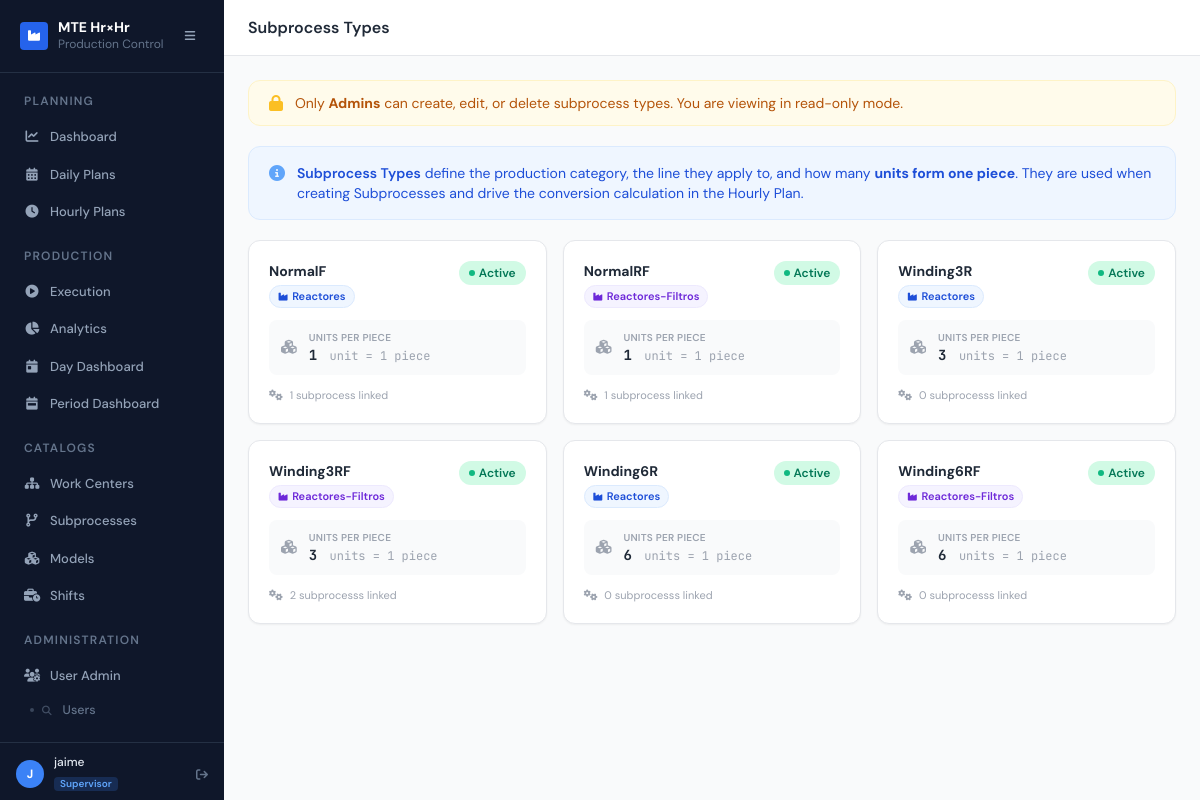
/core/subprocess-types/ (signed in), run on the app's committed database.
### users/models.py (models this page shows, shortened)
class UserProfile(models.Model):
    ROLE_LEADER     = "leader"
    ROLE_OPERATOR   = "operator"
    ROLE_ENGINEER   = "engineer"
    ROLE_SUPERVISOR = "supervisor"
    ROLE_ADMIN      = "admin"
    ROLE_CHOICES = [
        (ROLE_LEADER,     "Leader"),
        (ROLE_OPERATOR,   "Operator"),
        (ROLE_ENGINEER,   "Engineer"),
        (ROLE_SUPERVISOR, "Supervisor"),
        (ROLE_ADMIN,      "Admin"),
    ]
    ROLE_COLORS = {
        ROLE_LEADER:     ("bg-emerald-500", "Leader"),
        ROLE_OPERATOR:   ("bg-blue-500",    "Operator"),
        ROLE_ENGINEER:   ("bg-violet-500",  "Engineer"),
        ROLE_SUPERVISOR: ("bg-amber-500",   "Supervisor"),
        ROLE_ADMIN:      ("bg-rose-500",    "Admin"),
    }
    user = models.OneToOneField(User, on_delete=models.CASCADE, related_name="profile")
    role = models.CharField(max_length=20, choices=ROLE_CHOICES, default=ROLE_OPERATOR)
    date_of_birth = models.DateField(
        null=True, blank=True,
        help_text="Used to generate the default password (Name + birth year).",
    )
    @property
    def is_admin(self):
        return self.role == self.ROLE_ADMIN
    class Meta:
        verbose_name = "User Profile"
        verbose_name_plural = "User Profiles"

### core/models.py (models this page shows, shortened)
class SubProcessType(models.Model):
    APPLIES_REACTORES         = "reactores"
    APPLIES_REACTORES_FILTROS = "reactores_filtros"
    APPLIES_CHOICES = [
        (APPLIES_REACTORES,         "Reactores"),
        (APPLIES_REACTORES_FILTROS, "Reactores-Filtros"),
    ]
    name           = models.CharField(max_length=100, unique=True,
                                      verbose_name="Nombre del tipo")
    applies_to     = models.CharField(max_length=30, choices=APPLIES_CHOICES,
                                      verbose_name="Aplica para")
    units_per_piece = models.PositiveIntegerField(
        default=1,
        verbose_name="Contador de unidades por pieza",
        help_text="Cuántas unidades se necesitan para completar 1 pieza. "
                  "Ej: si 3 unidades = 1 pieza, escribe 3.",
    )
    is_active      = models.BooleanField(default=True, verbose_name="Activo")
    created_at     = models.DateTimeField(default=timezone.now)
    class Meta:
        verbose_name        = "Subprocess Type"
        verbose_name_plural = "Subprocess Types"
        ordering            = ["name"]

### core/views.py (the view)
# urls.py: path("subprocess-types/",                 views.spt_list,   name="spt_list"),
@login_required
def spt_list(request):
    spts      = SubProcessType.objects.order_by("name")
    is_admin  = _role(request) == "admin"
    return render(request, "core/spt_list.html", {
        "spts":     spts,
        "is_admin": is_admin,
    })

### core/views.py (called while the page is built)
def _role(request):
    p = getattr(request.user, "profile", None)
    return p.role if p else None

### templates/core/spt_list.html (shortened to what this page needs)
{% extends "base.html" %}
{% block page_title %}Subprocess Types{% endblock %}
{% block content %}
{% if not is_admin %}
<div class="mb-5 rounded-xl border border-amber-100 bg-amber-50 px-5 py-3 flex items-center gap-3">
  <i class="fas fa-lock text-amber-400 flex-shrink-0"></i>
  <p class="text-sm text-amber-700">
    Only <strong>Admins</strong> can create, edit, or delete subprocess types.
    You are viewing in read-only mode.
  </p>
</div>
{% endif %}
<div class="mb-5 rounded-xl border border-blue-100 bg-blue-50 px-5 py-4 flex items-start gap-3">
  <i class="fas fa-circle-info text-blue-400 mt-0.5 flex-shrink-0"></i>
  <div class="text-sm text-blue-700">
    <span class="font-semibold">Subprocess Types</span> define the production category,
    the line they apply to, and how many <strong>units form one piece</strong>.
    They are used when creating Subprocesses and drive the conversion calculation
    in the Hourly Plan.
  </div>
</div>
{% if spts %}
<div class="grid grid-cols-1 sm:grid-cols-2 lg:grid-cols-3 gap-4">
  {% for spt in spts %}
  <div class="bg-white rounded-xl border {% if spt.is_active %}border-gray-200{% else %}border-gray-100 opacity-60{% endif %}
              shadow-sm p-5 flex flex-col gap-3">
    <div class="flex items-start justify-between gap-2">
      <div>
        <p class="text-sm font-bold text-gray-800">{{ spt.name }}</p>
        <span class="inline-flex items-center gap-1 mt-1 text-[11px] font-semibold px-2 py-0.5 rounded-full
                     {% if spt.applies_to == 'reactores' %}
                       bg-blue-50 text-blue-700 border border-blue-100
                     {% else %}
                       bg-violet-50 text-violet-700 border border-violet-100
                     {% endif %}">
          <i class="fas fa-industry text-[9px]"></i>
          {{ spt.get_applies_to_display }}
        </span>
      </div>
      <span class="inline-flex items-center gap-1 text-xs font-semibold px-2.5 py-1 rounded-full flex-shrink-0
                   {% if spt.is_active %}bg-emerald-100 text-emerald-700{% else %}bg-gray-100 text-gray-400{% endif %}">
        <span class="w-1.5 h-1.5 rounded-full {% if spt.is_active %}bg-emerald-500{% else %}bg-gray-300{% endif %}"></span>
        {% if spt.is_active %}Active{% else %}Inactive{% endif %}
      </span>
    </div>
    <div class="flex items-center gap-3 bg-gray-50 rounded-lg px-3 py-2.5">
      <i class="fas fa-cubes text-gray-400 text-sm"></i>
      <div>
        <p class="text-[10px] text-gray-400 uppercase tracking-wide font-semibold">Units per Piece</p>
        <p class="text-sm font-bold mono text-gray-800">
          {{ spt.units_per_piece }}
          <span class="text-xs font-normal text-gray-400 ml-1">
            {% if spt.units_per_piece == 1 %}unit = 1 piece{% else %}units = 1 piece{% endif %}
          </span>
        </p>
      </div>
    </div>
    {% with count=spt.subprocesses.count %}
    <p class="text-[11px] text-gray-400">
      <i class="fas fa-cogs mr-1"></i>
      {{ count }} subprocess{{ count|pluralize }} linked
    </p>
    {% endwith %}
  </div>
  {% endfor %}
</div>
{% endif %}
{% endblock %}

### templates/base.html (shortened to what this page needs)
{% load static %}
<!DOCTYPE html>
<html lang="en" class="h-full">
<head>
  <script src="https://cdn.tailwindcss.com"></script>
  <link rel="stylesheet" href="https://cdnjs.cloudflare.com/ajax/libs/font-awesome/6.5.0/css/all.min.css">
</head>
<body class="h-full bg-gray-50 text-gray-900">
<div class="flex h-full overflow-hidden">
  <aside id="sidebar"
         class="w-56 flex-shrink-0 flex flex-col bg-slate-900 overflow-y-auto overflow-x-hidden">
    <div class="flex items-center gap-2.5 px-5 py-5 border-b border-slate-700/60 sidebar-head">
      <div class="w-7 h-7 rounded bg-blue-600 flex items-center justify-center flex-shrink-0">
        <i class="fas fa-industry text-white text-xs"></i>
      </div>
      <div class="sidebar-label min-w-0">
        <p class="text-white font-bold text-sm leading-none whitespace-nowrap">MTE Hr×Hr</p>
        <p class="text-slate-500 text-xs mt-0.5 whitespace-nowrap">Production Control</p>
      </div>
      <button type="button" id="sidebar-toggle"
              class="sidebar-toggle ml-auto flex-shrink-0 w-7 h-7 rounded-md text-slate-400
                     hover:text-white hover:bg-slate-700/60 flex items-center justify-center
                     transition focus:outline-none focus:ring-2 focus:ring-blue-500"
              aria-label="Collapse sidebar" aria-expanded="true" aria-controls="sidebar"
              title="Collapse sidebar">
        <i class="fas fa-bars text-xs" aria-hidden="true"></i>
      </button>
    </div>
    <nav class="flex-1 px-3 py-4 space-y-0.5">
      <p class="nav-section-label px-3 pt-1 pb-2 text-xs font-semibold uppercase tracking-widest text-slate-500">Planning</p>
      <a title="Dashboard" href="{% url 'planning:dashboard' %}"
         class="nav-item {% if request.resolver_match.url_name == 'dashboard' %}active{% endif %}">
        <i class="fas fa-chart-line icon"></i><span class="sidebar-label">Dashboard</span>
      </a>
      <a title="Daily Plans" href="{% url 'planning:daily_plan_list' %}"
         class="nav-item {% if 'daily_plan_list' in request.resolver_match.url_name or 'plan_create' in request.resolver_match.url_name or 'daily_plan_update' in request.resolver_match.url_name %}active{% endif %}">
        <i class="fas fa-calendar-days icon"></i><span class="sidebar-label">Daily Plans</span>
      </a>
      <a title="Hourly Plans" href="{% url 'planning:hourly_plan_board' %}"
         class="nav-item {% if request.resolver_match.url_name == 'hourly_plan_board' %}active{% endif %}">
        <i class="fas fa-clock icon"></i><span class="sidebar-label">Hourly Plans</span>
      </a>
      <p class="nav-section-label px-3 pt-4 pb-2 text-xs font-semibold uppercase tracking-widest text-slate-500">Production</p>
      <a title="Execution" href="{% url 'production:execution_list' %}"
         class="nav-item {% if request.resolver_match.url_name == 'execution_list' %}active{% endif %}">
        <i class="fas fa-play-circle icon"></i><span class="sidebar-label">Execution</span>
      </a>
      <a title="Analytics" href="{% url 'analytics:dashboard' %}"
         class="nav-item {% if request.resolver_match.namespace == 'analytics' and request.resolver_match.url_name == 'dashboard' %}active{% endif %}">
        <i class="fas fa-chart-pie icon"></i><span class="sidebar-label">Analytics</span>
      </a>
      <a title="Day Dashboard" href="{% url 'analytics:day_dashboard' %}"
         class="nav-item {% if request.resolver_match.url_name == 'day_dashboard' %}active{% endif %}">
        <i class="fas fa-calendar-day icon"></i><span class="sidebar-label">Day Dashboard</span>
      </a>
      <a title="Period Dashboard" href="{% url 'analytics:period_dashboard' %}"
         class="nav-item {% if request.resolver_match.url_name == 'period_dashboard' %}active{% endif %}">
        <i class="fas fa-calendar-week icon"></i><span class="sidebar-label">Period Dashboard</span>
      </a>
      <p class="nav-section-label px-3 pt-4 pb-2 text-xs font-semibold uppercase tracking-widest text-slate-500">Catalogs</p>
      <a title="Work Centers" href="{% url 'core:wc_list' %}"
         class="nav-item {% if 'wc_' in request.resolver_match.url_name %}active{% endif %}">
        <i class="fas fa-sitemap icon"></i><span class="sidebar-label">Work Centers</span>
      </a>
      <a title="Subprocesses" href="{% url 'core:sp_list' %}"
         class="nav-item {% if 'sp_' in request.resolver_match.url_name %}active{% endif %}">
        <i class="fas fa-code-branch icon"></i><span class="sidebar-label">Subprocesses</span>
      </a>
      <a title="Models" href="{% url 'planning:model_list' %}"
         class="nav-item {% if 'model_' in request.resolver_match.url_name %}active{% endif %}">
        <i class="fas fa-cubes icon"></i><span class="sidebar-label">Models</span>
      </a>
      {% if user.is_authenticated and user.profile.role in 'admin,engineer,supervisor' %}
      <a title="Shifts" href="{% url 'core:shift_list' %}"
         class="nav-item {% if 'shift_' in request.resolver_match.url_name %}active{% endif %}">
        <i class="fas fa-business-time icon"></i><span class="sidebar-label">Shifts</span>
      </a>
      {% endif %}
      {% if user.is_authenticated %}
      <p class="nav-section-label px-3 pt-4 pb-2 text-xs font-semibold uppercase tracking-widest text-slate-500">Administration</p>
      <a title="User Admin" href="{% url 'users:user_list' %}"
         class="nav-item {% if request.resolver_match.namespace == 'users' and request.resolver_match.url_name not in 'login,logout,profile' %}active{% endif %}">
        <i class="fas fa-users-gear icon"></i><span class="sidebar-label">User Admin</span>
      </a>
      <a href="{% url 'users:user_list' %}"
         class="nav-sub-item {% if request.resolver_match.url_name == 'user_list' %}active{% endif %}">
        <i class="fas fa-magnifying-glass" style="font-size:0.6rem;opacity:0.6;margin-right:2px"></i> Users
      </a>
      {% endif %}
    </nav>
    {% if user.is_authenticated %}
    <div class="border-t border-slate-700/60 px-4 py-3">
      <div class="flex items-center gap-2.5 sidebar-foot">
        <div class="w-7 h-7 rounded-full flex items-center justify-center text-white text-xs font-bold flex-shrink-0
          {% if user.profile.role == 'admin' %}bg-rose-500
          {% elif user.profile.role == 'leader' %}bg-emerald-500
          {% elif user.profile.role == 'engineer' %}bg-violet-500
          {% else %}bg-blue-500{% endif %}"
          title="{{ user.username }} ({{ user.profile.get_role_display }})">
          {{ user.username|first|upper }}
        </div>
        <div class="min-w-0 flex-1 sidebar-label">
          <p class="text-slate-200 text-xs font-medium truncate leading-tight">{{ user.username }}</p>
          <span class="inline-flex items-center rounded px-1.5 py-0.5 mt-0.5 text-[10px] font-semibold leading-none
            {% if user.profile.role == 'admin' %}bg-rose-500/20 text-rose-400
            {% elif user.profile.role == 'leader' %}bg-emerald-500/20 text-emerald-400
            {% elif user.profile.role == 'engineer' %}bg-violet-500/20 text-violet-400
            {% else %}bg-blue-500/20 text-blue-400{% endif %}">
            {{ user.profile.get_role_display }}
          </span>
        </div>
        <form method="post" action="{% url 'users:logout' %}">
          <button type="submit" title="Sign out"
                  class="text-slate-500 hover:text-slate-300 transition bg-transparent border-0 p-0 cursor-pointer ml-1">
            <i class="fas fa-arrow-right-from-bracket text-xs"></i>
          </button>
        </form>
      </div>
    </div>
    {% endif %}
  </aside>
  <div class="flex-1 flex flex-col min-w-0 overflow-hidden">
    <header class="flex-shrink-0 h-14 bg-white border-b border-gray-200 flex items-center px-6 gap-4">
      <h1 class="text-base font-semibold text-gray-800 flex-1">
        {% block page_title %}{% endblock %}
      </h1>
    </header>
    <main class="flex-1 overflow-y-auto px-6 py-6">
      {% block content %}{% endblock %}
    </main>
  </div>
</div>
</body>
</html>

### templates/base.html (style rules this page uses)
body { font-family: 'DM Sans', sans-serif; }
.mono { font-family: 'JetBrains Mono', monospace; }
.nav-item { display: flex; align-items: center; gap: 10px; padding: 8px 12px; border-radius: 6px; font-size: 0.8125rem; font-weight: 500; color: #94a3b8; text-decoration: none; transition: background 0.15s, color 0.15s; }
.nav-item .icon { width: 16px; text-align: center; flex-shrink: 0; }
#sidebar { width: 14rem; transition: width 0.22s ease; }
.nav-sub-item { display: flex; align-items: center; gap: 9px; padding: 6px 12px 6px 30px; border-radius: 6px; font-size: 0.78rem; font-weight: 500; color: #64748b; text-decoration: none; transition: background 0.15s, color 0.15s; position: relative; }
.nav-sub-item::before { content: ''; position: absolute; left: 18px; top: 50%; transform: translateY(-50%); width: 4px; height: 4px; border-radius: 50%; background: currentColor; opacity: 0.5; }

### data on the page
SubProcessType: name "NormalF", applies_to "Reactores", is_active True (drawn), units_per_piece "1", shows "unit = 1 piece", subprocesses.count "1"
SubProcessType: name "NormalRF", applies_to "Reactores-Filtros", is_active True (drawn), units_per_piece "1", shows "unit = 1 piece", subprocesses.count "1"
SubProcessType: name "Winding3R", applies_to "Reactores", is_active True (drawn), units_per_piece "3", shows "units = 1 piece", subprocesses.count "0"
SubProcessType: name "Winding3RF", applies_to "Reactores-Filtros", is_active True (drawn), units_per_piece "3", shows "units = 1 piece", subprocesses.count "2"
SubProcessType: name "Winding6R", applies_to "Reactores", is_active True (drawn), units_per_piece "6", shows "units = 1 piece", subprocesses.count "0"
SubProcessType: name "Winding6RF", applies_to "Reactores-Filtros", is_active True (drawn), units_per_piece "6", shows "units = 1 piece", subprocesses.count "0"

### other printed values
{{ user.username|first|upper }} "J"
{{ user.username }} "jaime"
{{ user.profile.get_role_display }} "Supervisor"
